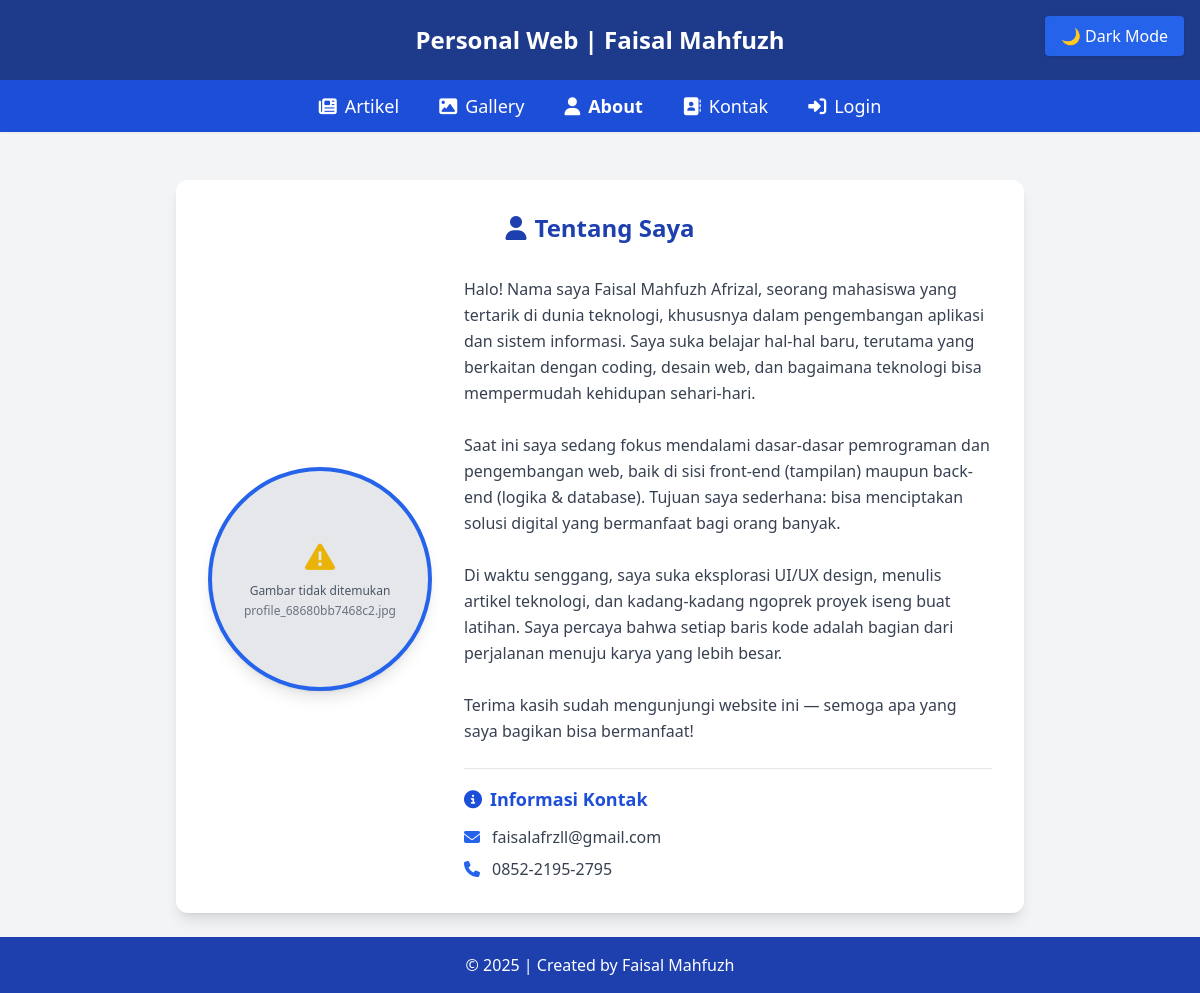
Page /about.php on the committed database.
### tables this page shows
CREATE TABLE `tbl_about` (
  `id_about` int(11) NOT NULL,
  `about` text NOT NULL,
  `foto` varchar(255) DEFAULT NULL,
  `email` varchar(100) DEFAULT NULL,
  `telepon` varchar(20) DEFAULT NULL,
  `created_at` timestamp NOT NULL DEFAULT current_timestamp()
);

### about.php (the view, shortened to what this page needs)
<?php include "koneksi.php"; ?>
<!DOCTYPE html>
<html lang="id">
<head>
  <script src="https://cdn.tailwindcss.com"></script>
  <link rel="stylesheet" href="https://cdnjs.cloudflare.com/ajax/libs/font-awesome/6.4.0/css/all.min.css">
</head>
<body class="bg-gray-100 dark:bg-gray-900 text-gray-800 dark:text-gray-100 min-h-screen flex flex-col transition-colors duration-300">
  <div class="fixed top-4 right-4 z-50">
    <button onclick="toggleDarkMode()" id="darkModeBtn" class="bg-blue-600 hover:bg-blue-700 text-white px-4 py-2 rounded shadow transition-colors duration-300">
    </button>
  </div>
  <header class="bg-blue-900 dark:bg-gray-800 text-white text-center p-6 text-2xl font-bold">
    Personal Web | Faisal Mahfuzh
  </header>
  <nav class="bg-blue-700 dark:bg-gray-700 text-white py-3 shadow-sm sticky top-0 z-40">
    <ul class="flex justify-center space-x-10 font-medium text-lg">
      <li><a href="index.php" class="hover:underline"><i class="fas fa-newspaper mr-2"></i>Artikel</a></li>
      <li><a href="gallery.php" class="hover:underline"><i class="fas fa-image mr-2"></i>Gallery</a></li>
      <li><a href="about.php" class="hover:underline font-bold"><i class="fas fa-user mr-2"></i>About</a></li>
      <li><a href="kontak.php" class="hover:underline"><i class="fas fa-address-book mr-2"></i>Kontak</a></li>
      <li><a href="admin/login.php" class="hover:underline"><i class="fas fa-sign-in-alt mr-2"></i>Login</a></li>
    </ul>
  </nav>
  <main class="max-w-4xl mx-auto p-6 mt-6 flex-grow">
    <div class="bg-white dark:bg-gray-800 rounded-xl shadow-lg p-8 transition duration-300">
      <h2 class="text-2xl font-bold text-blue-800 dark:text-blue-300 mb-8 text-center">
        <i class="fas fa-user mr-2"></i>Tentang Saya
      </h2>
      <?php
      $sql = "SELECT * FROM tbl_about ORDER BY id_about DESC LIMIT 1";
      $query = mysqli_query($db, $sql);
      if (!$query) {
        echo "<div class='bg-red-100 border border-red-400 text-red-700 px-4 py-3 rounded mb-6'>
                <p>Terjadi kesalahan saat mengambil data: " . mysqli_error($db) . "</p>
              </div>";
      } elseif (mysqli_num_rows($query) > 0) {
        $data = mysqli_fetch_assoc($query);
        ?>
        <div class="flex flex-col md:flex-row gap-8 items-center">
          <div class="flex-shrink-0">
  <?php
  if (!empty($data['foto'])):
    $fotoPath = "images/about/" . htmlspecialchars($data['foto']);
    if (file_exists($fotoPath)): ?>
      <img src="<?= $fotoPath ?>"
           alt="Foto Profil"
           class="w-56 h-56 rounded-full border-4 border-blue-600 dark:border-blue-400 shadow-lg profile-img">
    <?php else: ?>
      <div class="w-56 h-56 rounded-full border-4 border-blue-600 dark:border-blue-400 shadow-lg bg-gray-200 dark:bg-gray-700 flex flex-col items-center justify-center text-center p-2">
        <i class="fas fa-exclamation-triangle text-3xl text-yellow-500 mb-2"></i>
        <span class="text-xs text-gray-600 dark:text-gray-300">Gambar tidak ditemukan</span>
        <span class="text-xs text-gray-500 mt-1"><?= htmlspecialchars($data['foto']) ?></span>
      </div>
    <?php endif; ?>
  <?php else: ?>
    <div class="w-56 h-56 rounded-full border-4 border-blue-600 dark:border-blue-400 shadow-lg bg-gray-200 dark:bg-gray-700 flex items-center justify-center">
      <i class="fas fa-user text-6xl text-gray-500 dark:text-gray-400"></i>
    </div>
  <?php endif; ?>
</div>
          <div class="flex-grow">
            <div class="prose prose-lg dark:prose-invert max-w-none">
              <p class="text-gray-700 dark:text-gray-200 leading-relaxed">
                <?= nl2br(htmlspecialchars($data['about'])) ?>
              </p>
            </div>
            <?php if (!empty($data['email']) || !empty($data['telepon'])): ?>
              <div class="mt-6 border-t pt-4">
                <h3 class="text-lg font-semibold text-blue-700 dark:text-blue-400 mb-3">
                  <i class="fas fa-info-circle mr-2"></i>Informasi Kontak
                </h3>
                <ul class="space-y-2">
                  <?php if (!empty($data['email'])): ?>
                    <li class="flex items-center">
                      <i class="fas fa-envelope text-blue-600 dark:text-blue-400 mr-2 w-5"></i>
                      <span class="text-gray-700 dark:text-gray-300"><?= htmlspecialchars($data['email']) ?></span>
                    </li>
                  <?php endif; ?>
                  <?php if (!empty($data['telepon'])): ?>
                    <li class="flex items-center">
                      <i class="fas fa-phone text-blue-600 dark:text-blue-400 mr-2 w-5"></i>
                      <span class="text-gray-700 dark:text-gray-300"><?= htmlspecialchars($data['telepon']) ?></span>
                    </li>
                  <?php endif; ?>
                </ul>
              </div>
            <?php endif; ?>
          </div>
        </div>
      <?php } ?>
    </div>
  </main>
  <footer class="bg-blue-800 dark:bg-gray-800 text-white text-center py-4">
    &copy; <?php echo date('Y'); ?> | Created by Faisal Mahfuzh
  </footer>
</body>
</html>

### rows in the picture
tbl_about: foto "profile_68680bb7468c2.jpg", about "Halo! Nama saya Faisal Mahfuzh Afrizal, seorang mahasiswa yang tertarik di dunia teknologi, khususnya dalam pengembangan aplikasi dan sistem informasi. Saya suka belajar hal-hal baru, terutama yang berkaitan dengan coding, desain web, dan bagaimana teknologi bisa mempermudah kehidupan sehari-hari. Saat ini saya sedang fokus mendalami dasar-dasar pemrograman dan pengembangan web, baik di sisi front-end (tampilan) maupun back-end (logika & database). Tujuan saya sederhana: bisa menciptakan solusi digital yang bermanfaat bagi orang banyak. Di waktu senggang, saya suka eksplorasi UI/UX design, menulis artikel teknologi, dan kadang-kadang ngoprek proyek iseng buat latihan. Saya percaya bahwa…", email "faisalafrzll@gmail.com", telepon "0852-2195-2795"
